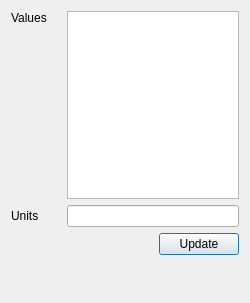
<?xml version="1.0" encoding="UTF-8"?>
<ui version="4.0">
 <class>EditorParameterArray</class>
 <widget class="QFrame" name="EditorParameterArray">
  <property name="geometry">
   <rect>
    <x>0</x>
    <y>0</y>
    <width>250</width>
    <height>303</height>
   </rect>
  </property>
  <property name="minimumSize">
   <size>
    <width>250</width>
    <height>200</height>
   </size>
  </property>
  <property name="windowTitle">
   <string/>
  </property>
  <property name="frameShape">
   <enum>QFrame::NoFrame</enum>
  </property>
  <property name="frameShadow">
   <enum>QFrame::Raised</enum>
  </property>
  <layout class="QVBoxLayout" name="verticalLayout">
   <item>
    <layout class="QHBoxLayout" name="horizontalLayout">
     <item>
      <layout class="QVBoxLayout" name="verticalLayout_3">
       <item>
        <widget class="QLabel" name="label">
         <property name="sizePolicy">
          <sizepolicy hsizetype="Minimum" vsizetype="Preferred">
           <horstretch>0</horstretch>
           <verstretch>0</verstretch>
          </sizepolicy>
         </property>
         <property name="minimumSize">
          <size>
           <width>50</width>
           <height>0</height>
          </size>
         </property>
         <property name="text">
          <string>Values</string>
         </property>
        </widget>
       </item>
       <item>
        <spacer name="verticalSpacer_2">
         <property name="orientation">
          <enum>Qt::Vertical</enum>
         </property>
         <property name="sizeHint" stdset="0">
          <size>
           <width>20</width>
           <height>40</height>
          </size>
         </property>
        </spacer>
       </item>
      </layout>
     </item>
     <item>
      <widget class="QPlainTextEdit" name="valueEdit">
       <property name="sizePolicy">
        <sizepolicy hsizetype="MinimumExpanding" vsizetype="MinimumExpanding">
         <horstretch>1</horstretch>
         <verstretch>0</verstretch>
        </sizepolicy>
       </property>
       <property name="minimumSize">
        <size>
         <width>100</width>
         <height>100</height>
        </size>
       </property>
       <property name="toolTip">
        <string>&lt;html&gt;&lt;head/&gt;&lt;body&gt;&lt;p&gt;Insert an array of values. The acceptable values are valid Python list expressions. Examples:&lt;/p&gt;
&lt;pre&gt;[0.0, 0.1, 0.2, 0.3]&lt;/pre&gt;
&lt;pre&gt;[ [0.0, 0.1, 0.2, 0.3],
  [0.0, 0.1, 0.2, 0.3], 
  [0.0, 0.1, 0.2, 0.3] ]
&lt;/pre&gt;
&lt;p&gt;etc.&lt;/p&gt;
&lt;/body&gt;&lt;/html&gt;</string>
       </property>
       <property name="lineWrapMode">
        <enum>QPlainTextEdit::WidgetWidth</enum>
       </property>
      </widget>
     </item>
    </layout>
   </item>
   <item>
    <layout class="QHBoxLayout" name="horizontalLayout_3">
     <item>
      <widget class="QLabel" name="label_2">
       <property name="sizePolicy">
        <sizepolicy hsizetype="Minimum" vsizetype="Preferred">
         <horstretch>0</horstretch>
         <verstretch>0</verstretch>
        </sizepolicy>
       </property>
       <property name="minimumSize">
        <size>
         <width>50</width>
         <height>0</height>
        </size>
       </property>
       <property name="text">
        <string>Units</string>
       </property>
      </widget>
     </item>
     <item>
      <widget class="QLineEdit" name="unitsEdit">
       <property name="sizePolicy">
        <sizepolicy hsizetype="MinimumExpanding" vsizetype="Fixed">
         <horstretch>1</horstretch>
         <verstretch>0</verstretch>
        </sizepolicy>
       </property>
       <property name="minimumSize">
        <size>
         <width>100</width>
         <height>0</height>
        </size>
       </property>
       <property name="toolTip">
        <string>&lt;html&gt;&lt;head/&gt;&lt;body&gt;&lt;p&gt;Insert the unit expressions using daetools.pyUnits.unit objects using mathematical operators *, / and **. All base and derived SI units are allowed including the common prefixes (more information at &lt;a href=&quot;https://en.wikipedia.org/wiki/International_System_of_Units#Units_and_prefixes&quot;&gt;&lt;span style=&quot; text-decoration: underline; color:#0000ff;&quot;&gt;https://en.wikipedia.org/wiki/International_System_of_Units#Units_and_prefixes&lt;/span&gt;&lt;/a&gt;). The expression entered is a valid Python code. Examples:&lt;/p&gt;
&lt;pre&gt;m/kg&lt;/pre&gt;
&lt;pre&gt;m / s**2&lt;/pre&gt;
&lt;pre&gt;J / (kg*K)&lt;/pre&gt;
&lt;/body&gt;&lt;/html&gt;</string>
       </property>
      </widget>
     </item>
    </layout>
   </item>
   <item>
    <layout class="QHBoxLayout" name="horizontalLayout_2">
     <item>
      <spacer name="horizontalSpacer">
       <property name="orientation">
        <enum>Qt::Horizontal</enum>
       </property>
       <property name="sizeHint" stdset="0">
        <size>
         <width>40</width>
         <height>20</height>
        </size>
       </property>
      </spacer>
     </item>
     <item>
      <widget class="QPushButton" name="updateButton">
       <property name="toolTip">
        <string>&lt;html&gt;&lt;head/&gt;&lt;body&gt;&lt;p&gt;Update the value.&lt;/p&gt;&lt;/body&gt;&lt;/html&gt;</string>
       </property>
       <property name="text">
        <string>Update</string>
       </property>
       <property name="autoDefault">
        <bool>true</bool>
       </property>
       <property name="default">
        <bool>true</bool>
       </property>
      </widget>
     </item>
    </layout>
   </item>
   <item>
    <spacer name="verticalSpacer">
     <property name="orientation">
      <enum>Qt::Vertical</enum>
     </property>
     <property name="sizeHint" stdset="0">
      <size>
       <width>20</width>
       <height>40</height>
      </size>
     </property>
    </spacer>
   </item>
  </layout>
 </widget>
 <resources/>
 <connections/>
</ui>
